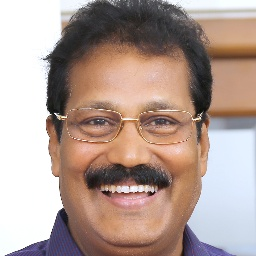
#> input picture glasses/puthiya_thamizhakam_founder_and_president.jpg, 256 x 256 px; its folder holds only this picture in this run
$ python train.py
#> lines starting #> are read from the running program, lines starting #| are printed output that depends on the picture
import cv2 as cv
import os
import numpy as np
from sklearn.svm import SVC
from sklearn.model_selection import train_test_split
from sklearn.metrics import classification_report
import pickle
from skimage.feature import hog

IMG_SIZE = 64

DATA_PATH = os.path.dirname(os.path.abspath(__file__))

CATEGORIES = ['glasses', 'noGlasses']


X, y = [], []

for label, category in enumerate(CATEGORIES):
    folder = os.path.join(DATA_PATH, category)

    for filename in os.listdir(folder):
        filepath = os.path.join(folder, filename)

        img = cv.imread(filepath)
#> img is the input picture: shape (256, 256, 3); mean B, G, R 148.7, 157.1, 178
        if img is None:
            continue

        img = cv.resize(img, (IMG_SIZE, IMG_SIZE))
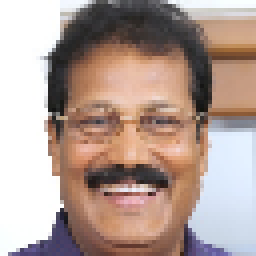
#> img: shape (64, 64, 3) (shown 4 times larger); mean B, G, R 149, 157.5, 178.3
        img = cv.cvtColor(img, cv.COLOR_BGR2GRAY)
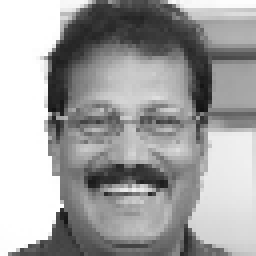
#> img: shape (64, 64) (shown 4 times larger); min 18, max 255, mean 162.8

        features = hog(img, orientations=9, pixels_per_cell=(8, 8), cells_per_block=(2, 2))
#> features = 1764 values, max 0.471 at index 9, min 0 at index 0, mean 0.12
#> (the run stopped early here; a loop or call above may not have finished)
